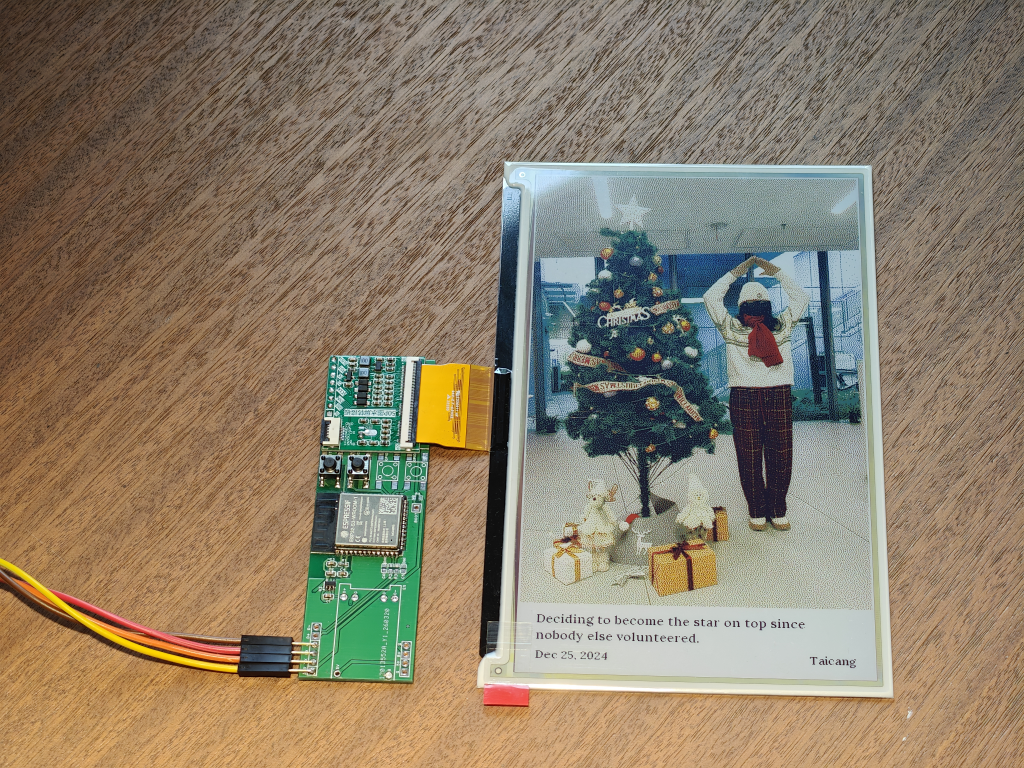
#> input picture prototype_image.png, 1024 x 768 px
$ python -i dither.py   (imports and definitions only)
#> lines starting #> are read from the running program, lines starting #| are printed output that depends on the picture
"""Image processing for 7.3" E6 6-color e-ink display (GDEP073E01).

Uses epaper-dithering library for:
- Measured palette colors (SPECTRA_7_3_6COLOR_V2)
- Perceptual (CIELAB) color matching
- Serpentine scanning
- Dynamic range compression

Only the 4bpp packing is implemented here (panel-specific format).
"""

from __future__ import annotations

from typing import Literal

from PIL import Image

from epaper_dithering import dither_image, DitherMode, SPECTRA_7_3_6COLOR_V2

# =============================================================================
# Display Constants
# =============================================================================
CANVAS_WIDTH = 480
CANVAS_HEIGHT = 800
PHOTO_AREA_HEIGHT = 700  # Top 700px for photo, bottom 100px for text
TOTAL_BYTES = (CANVAS_WIDTH * CANVAS_HEIGHT) // 2  # 192,000 bytes

# =============================================================================
# Dithering Mode Configuration
# =============================================================================
DitherModeType = Literal["floyd_steinberg", "burkes", "atkinson", "sierra", "stucki", "jarvis"]

DITHER_MODE_MAP = {
    "floyd_steinberg": DitherMode.FLOYD_STEINBERG,
    "burkes": DitherMode.BURKES,
    "atkinson": DitherMode.ATKINSON,
    "sierra": DitherMode.SIERRA,
    "stucki": DitherMode.STUCKI,
    "jarvis": DitherMode.JARVIS_JUDICE_NINKE,
}

# =============================================================================
# Palette Index Mapping (built from library's measured palette)
# =============================================================================
# Display controller expects: 0=Black, 1=White, 2=Yellow, 3=Red, 5=Blue, 6=Green
# Library palette uses color names, we map to display indices
_COLOR_NAME_TO_DISPLAY_INDEX = {
    "black": 0,
    "white": 1,
    "yellow": 2,
    "red": 3,
    "blue": 5,
    "green": 6,
}

# Build RGB -> display index mapping from library's measured palette values
# [5 lines that did not run here, left out]

# Add pure black and pure white for text rendering (not in measured palette)
# These are used by text_overlay module for crisp text on white background
# [1 line that did not run here, left out]
# [1 line that did not run here, left out]


# =============================================================================
# Dithering
# =============================================================================
# [54 lines left out: functions apply_dither, _rgb_to_display_index, not called in this run]


def pack_to_4bpp(img: Image.Image) -> bytes:
    """Convert dithered 480x800 RGB image to 192KB packed binary.

    Format: High nibble = first pixel, low nibble = second pixel.
    This matches GxEPD2_730c_GDEP073E01 controller's native byte format.

    Args:
        img: Input PIL Image (must be exactly 480x800)

    Returns:
        192,000 bytes of packed pixel data

    Raises:
        RuntimeError: If image size doesn't match canvas dimensions
    """
    img = img.convert("RGB")
    if img.size != (CANVAS_WIDTH, CANVAS_HEIGHT):
        raise RuntimeError(
            f"Image size mismatch: {img.size}, expected ({CANVAS_WIDTH}, {CANVAS_HEIGHT})"
        )

    out = bytearray(TOTAL_BYTES)

    for y in range(CANVAS_HEIGHT):
        x = 0
        while x < CANVAS_WIDTH:
            # Get RGB values and convert to display index
            rgb0 = img.getpixel((x, y))
            rgb1 = img.getpixel((x + 1, y))
            p0 = _rgb_to_display_index(rgb0)
            p1 = _rgb_to_display_index(rgb1)

            # Pack: high nibble = first pixel, low nibble = second
            byte_offset = y * (CANVAS_WIDTH // 2) + x // 2
            out[byte_offset] = ((p0 & 0x0F) << 4) | (p1 & 0x0F)
            x += 2

    return bytes(out)

>>> import cv2
>>> picture = cv2.imread('../prototype_image.png', cv2.IMREAD_GRAYSCALE)
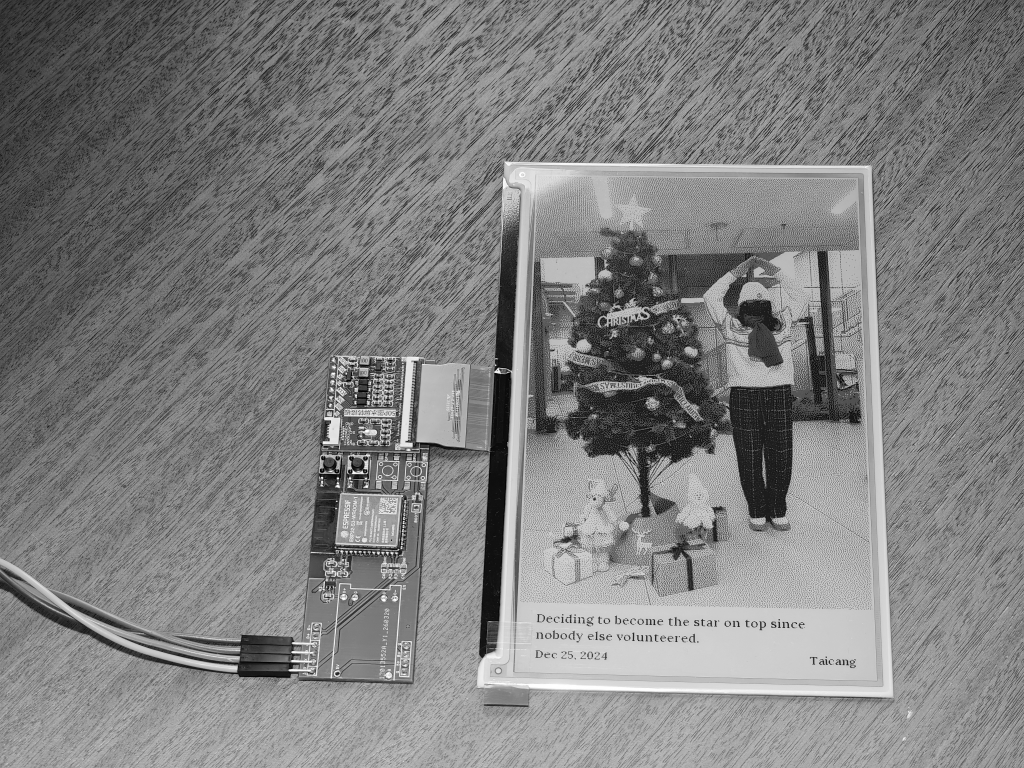
#> picture: shape (768, 1024); min 0, max 255, mean 127.8
#> (the run stopped early here; a loop or call above may not have finished)

$ run again, on placeholder_product.png
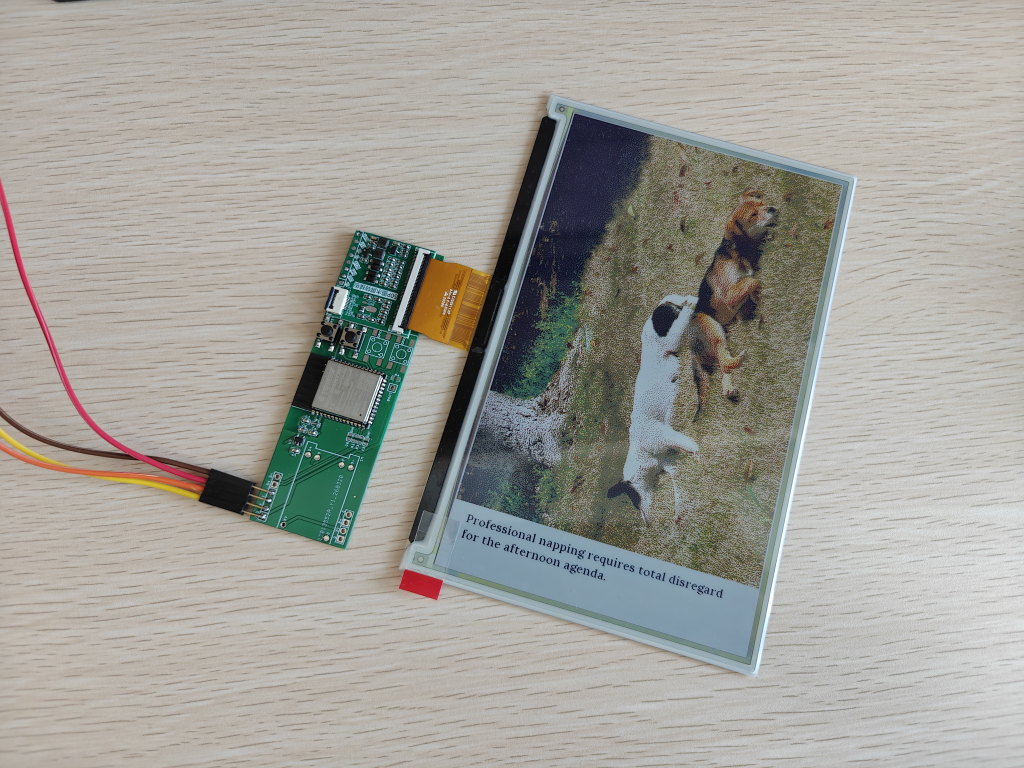
#> input picture placeholder_product.png, 1024 x 768 px
#> `picture = cv2.imread('../prototype_image.png', cv2.IMREAD_GRAYSCALE)`:
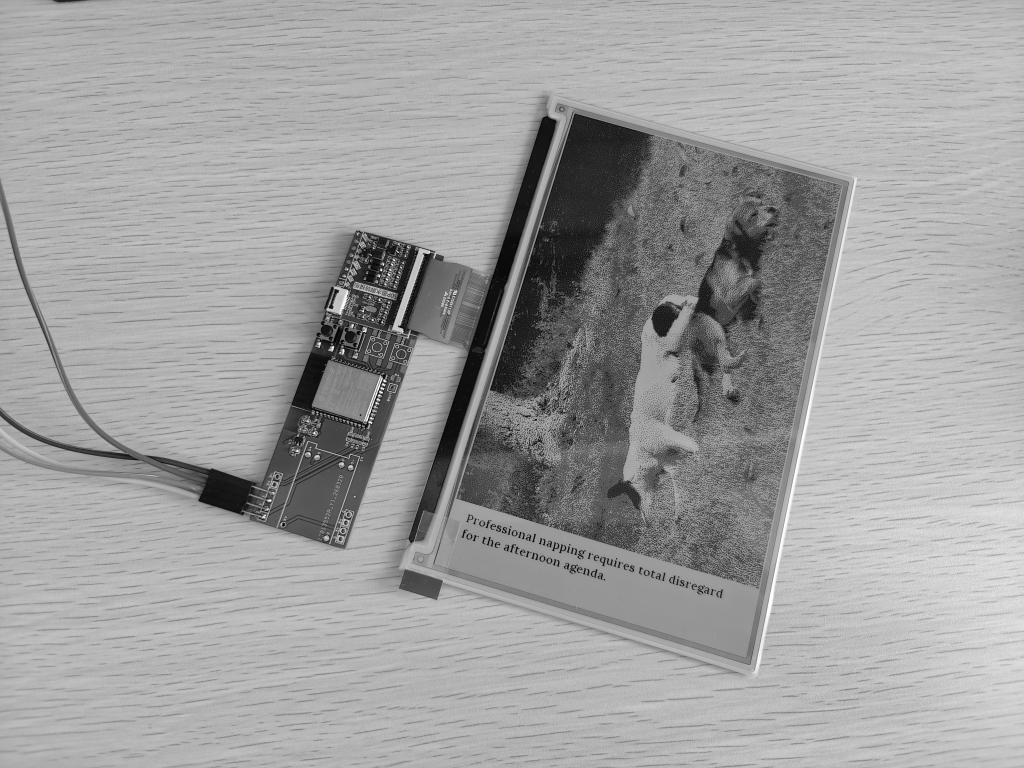
#> picture: shape (768, 1024); min 1, max 255, mean 159.2
